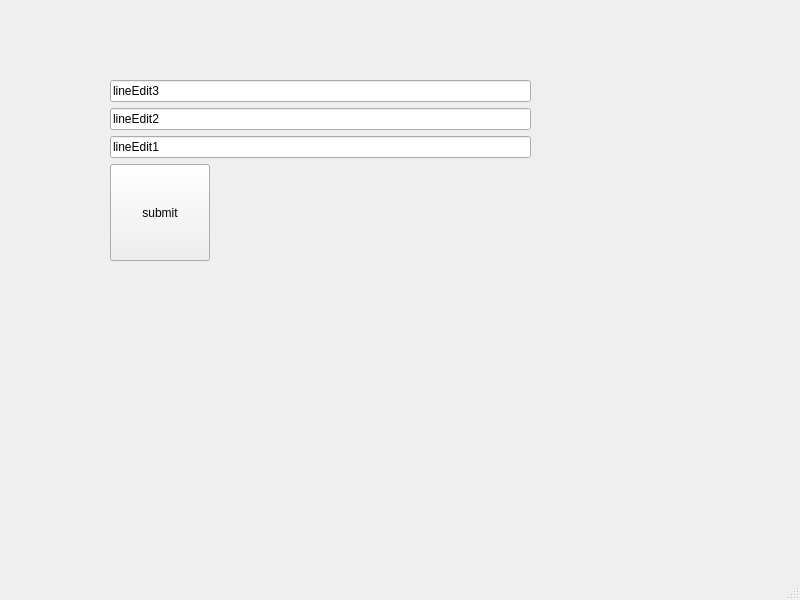
<?xml version="1.0" encoding="UTF-8"?>
<ui version="4.0">
 <class>MainWindow</class>
 <widget class="QMainWindow" name="MainWindow">
  <property name="geometry">
   <rect>
    <x>0</x>
    <y>0</y>
    <width>800</width>
    <height>600</height>
   </rect>
  </property>
  <property name="windowTitle">
   <string>MainWindow</string>
  </property>
  <widget class="QWidget" name="centralwidget">
   <widget class="QWidget" name="widget" native="true">
    <property name="geometry">
     <rect>
      <x>110</x>
      <y>80</y>
      <width>421</width>
      <height>181</height>
     </rect>
    </property>
    <layout class="QVBoxLayout" name="verticalLayout">
     <item>
      <widget class="QLineEdit" name="lineEdit3">
       <property name="text">
        <string>lineEdit3</string>
       </property>
      </widget>
     </item>
     <item>
      <widget class="QLineEdit" name="lineEdit2">
       <property name="text">
        <string>lineEdit2</string>
       </property>
      </widget>
     </item>
     <item>
      <widget class="QLineEdit" name="lineEdit1">
       <property name="text">
        <string>lineEdit1</string>
       </property>
      </widget>
     </item>
     <item>
      <widget class="QPushButton" name="submit">
       <property name="sizePolicy">
        <sizepolicy hsizetype="Minimum" vsizetype="Fixed">
         <horstretch>20</horstretch>
         <verstretch>20</verstretch>
        </sizepolicy>
       </property>
       <property name="maximumSize">
        <size>
         <width>100</width>
         <height>100</height>
        </size>
       </property>
       <property name="text">
        <string>submit</string>
       </property>
       <property name="iconSize">
        <size>
         <width>60</width>
         <height>60</height>
        </size>
       </property>
      </widget>
     </item>
    </layout>
   </widget>
  </widget>
  <widget class="QMenuBar" name="menubar">
   <property name="geometry">
    <rect>
     <x>0</x>
     <y>0</y>
     <width>800</width>
     <height>22</height>
    </rect>
   </property>
  </widget>
  <widget class="QStatusBar" name="statusbar"/>
 </widget>
 <resources/>
 <connections/>
</ui>
